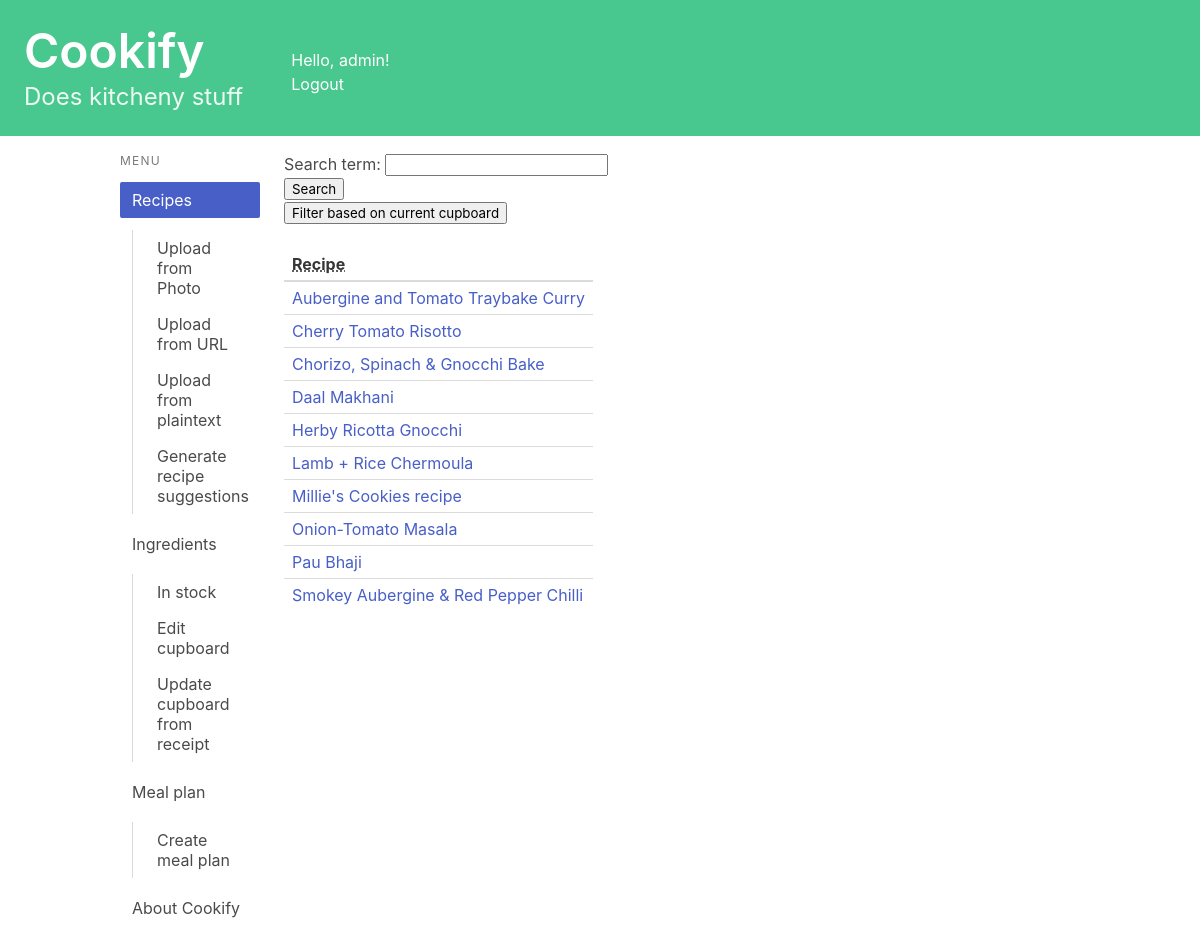
/recipes/ (signed in), run on an earlier commit of the app's database.
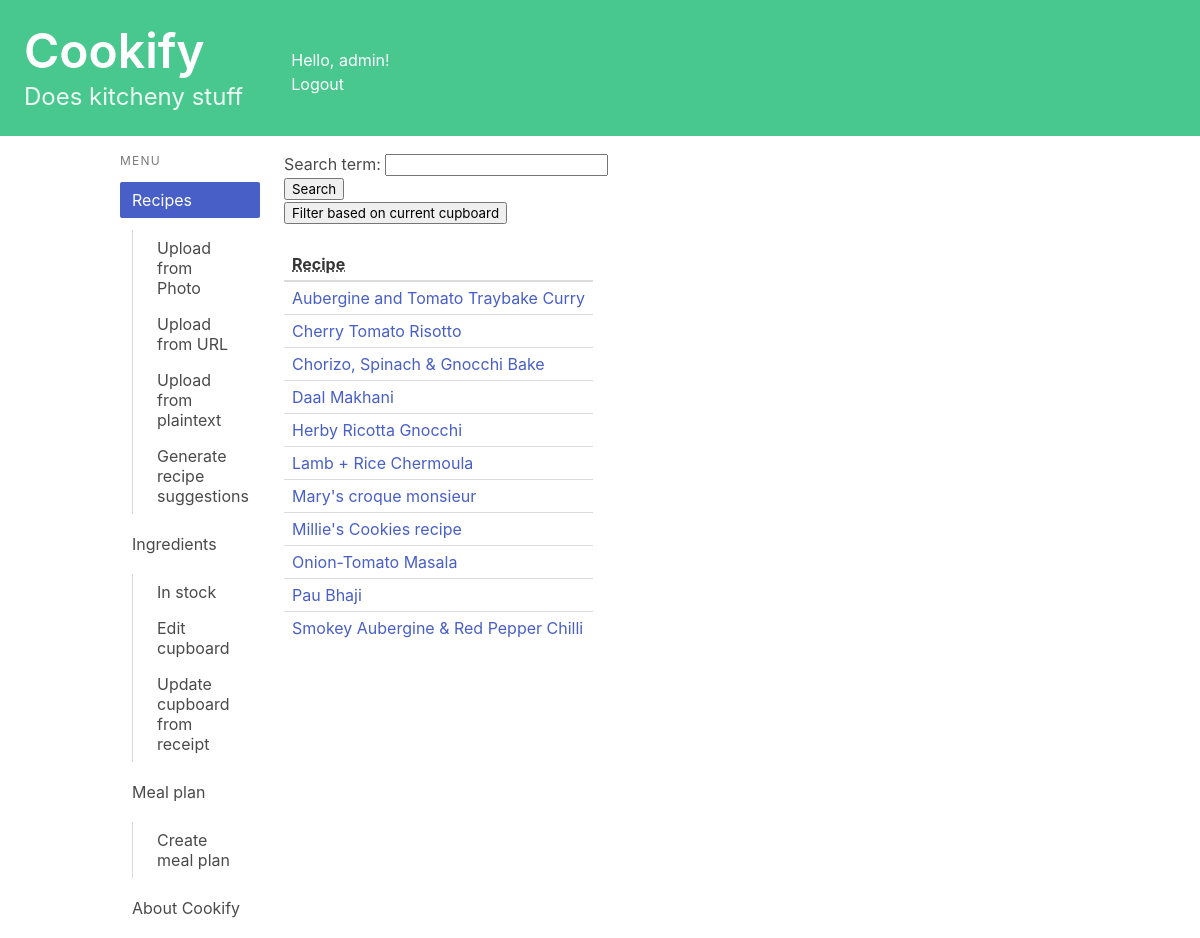
And on a later commit of the database.
### recipes/models.py (models this page shows, shortened)
class Recipe(models.Model):
    name = models.CharField(max_length=200)
    method = models.TextField(max_length=5000, blank = True)
    ingredients_string = models.TextField(max_length=1000, blank = True)#Plain text of ingredients
    simplified_ingredients = models.TextField(max_length=1000, blank = True)#Ingredients data
    book = models.CharField(max_length=200, blank = True)
    page = models.CharField(max_length=5, blank = True)
    serves = models.CharField(max_length=5, blank = True)
    serves_int = models.IntegerField(null = True, blank = True)
    description = models.TextField(max_length=500, blank = True)
    url = models.URLField(null = True, blank = True)
    jumbled_input = models.TextField(max_length=8000, blank = True)
    owner = models.ForeignKey(User, on_delete=models.CASCADE, blank=True, null=True)
    from_photo = models.BooleanField(default=False)

### recipes/views.py (the view, shortened to what this page needs)
# urls.py: path('', views.index, name='index'),
@login_required
def index(request):
    if request.method == 'POST' and "filter_by_search" in request.POST:
        form = SearchForm(request.POST)
        if form.is_valid():
            filtered_recipe = form.cleaned_data['search_term']
            recipe_list = Recipe.objects.filter(name__contains=filtered_recipe, owner=request.user).order_by("name")
    else:
        form = SearchForm()
        recipe_list = Recipe.objects.filter(owner=request.user).order_by("name")
    context = {'recipe_list': recipe_list, 'form': form}
    return render(request, 'recipes/index.html', context)

### recipes/forms.py
class SearchForm(forms.Form):
    search_term = forms.CharField(max_length=50)

### recipes/templatetags/is_active.py (called while the page is built)
@register.simple_tag
def is_active(request, url):
    if reverse(url) == request.path:
        return "is-active"
    return ""

### recipes/templates/recipes/index.html (shortened to what this page needs)
{% extends 'base.html' %}
{% block content %}
<ul>
<form method="post">
     {{ form.as_p }}
    <button type="submit" name="filter_by_search">Search</button>
</form>
<form method="post">
    <button type="submit" name="sort_by_match">Filter based on current cupboard</button>
</form>
<br>
<table class="table is-narrow">
    <thead>
      <tr>
        <th><abbr title="Recipe">Recipe</abbr></th>
      </tr>
    </thead>
    <tbody>
        {% if recipe_list %}
            {% for recipe in recipe_list %}
                <tr>
                    <td><a href="{% url 'recipes:detail' recipe.id %}">{{ recipe.name }}</a></td>
                </tr>
            {% endfor %}
        {% else %}
            <tr>
                <th>Add a recipe to get started</th>
            </tr>
        {% endif %}
    </tbody>
  </table>
{% endblock content %}

What changed in the data, as far as the page shows it:
added Recipe: name "Mary's croque monsieur"
